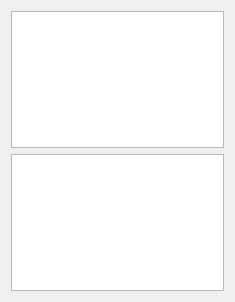
<?xml version="1.0" encoding="UTF-8"?>
<ui version="4.0">
 <class>TextEditAndDisplay</class>
 <widget class="QWidget" name="TextEditAndDisplay">
  <property name="geometry">
   <rect>
    <x>0</x>
    <y>0</y>
    <width>235</width>
    <height>302</height>
   </rect>
  </property>
  <property name="windowTitle">
   <string>Form</string>
  </property>
  <layout class="QVBoxLayout" name="verticalLayout">
   <item>
    <widget class="QTextEdit" name="textEdit"/>
   </item>
   <item>
    <widget class="QPlainTextEdit" name="plainTextEdit"/>
   </item>
  </layout>
 </widget>
 <resources/>
 <connections/>
</ui>
